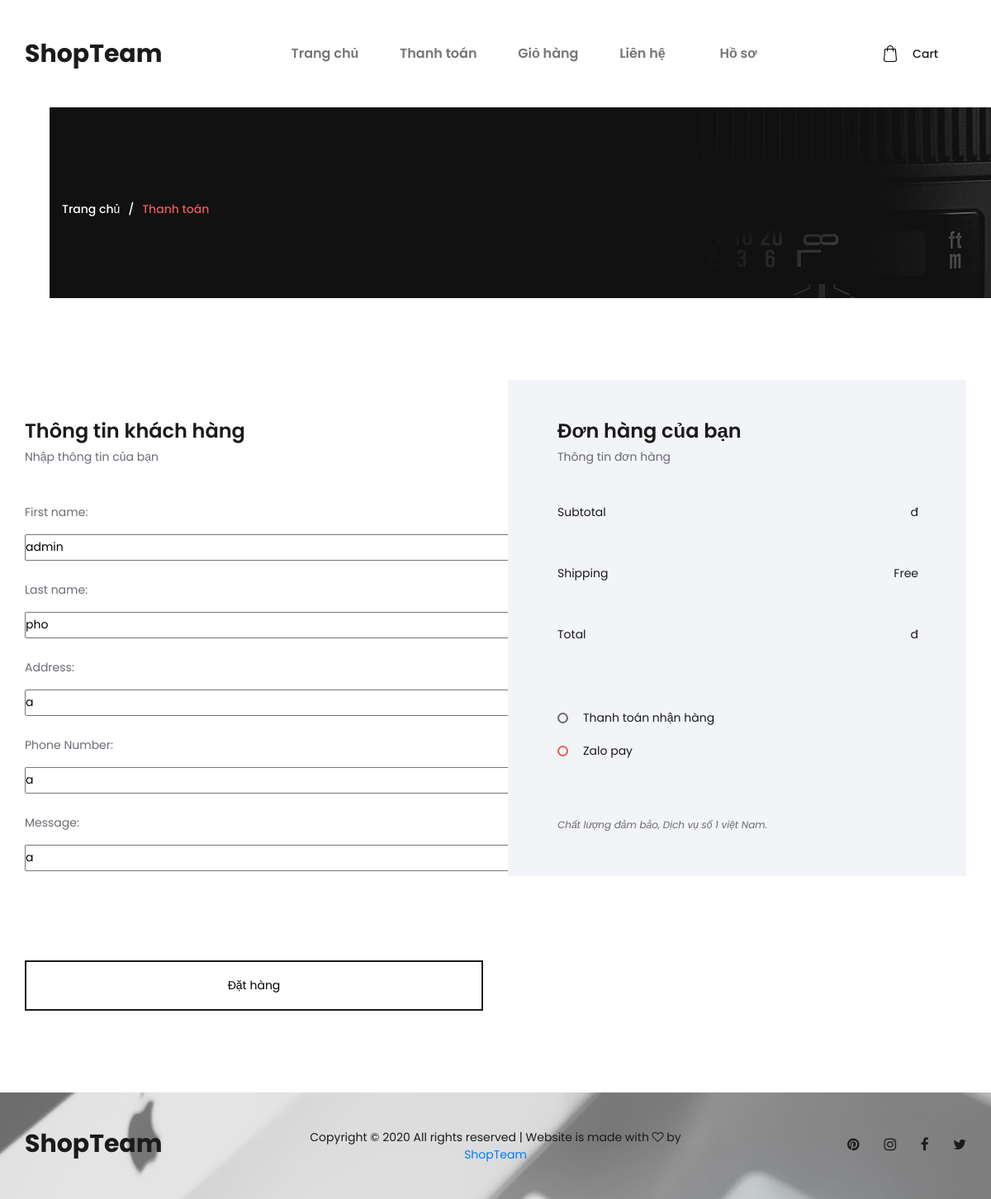
Screenshot of /checkout/ (signed in) with the database file from the repository.
### ecom/models.py (models this page shows, shortened)
class Transaction(models.Model):
    firstname = models.CharField("first name", max_length=20)
    lastname = models.CharField("last name", max_length=20)
    address = models.TextField("Address", max_length=300)
    phone = models.CharField("Phone Number", max_length=10)
    message = models.TextField("Message", max_length=300)
    Order = models.ManyToManyField(Product, through='Order')

### ecom/views.py (the view, shortened to what this page needs)
# urls.py: path('checkout/', views.checkoutView.as_view(), name = 'checkout'),
class checkoutView(UpdateView):
    template_name = 'checkout.html'
    form_class = TransactionForm
    success_url = reverse_lazy('ok')
    def get_object(self):
        transaction = Transaction.objects.all().filter(firstname = self.request.user)
        return get_object_or_404(transaction)

### ecom/forms.py
class TransactionForm(forms.ModelForm):
    class Meta:
        model = Transaction
        fields = ['firstname', 'lastname', 'address', 'phone', 'message']
        widgets = {
            'firstname': Textarea(attrs={'cols': 70, 'rows': 1}),
            'lastname': Textarea(attrs={'cols': 70, 'rows': 1}),
            'address': Textarea(attrs={'cols': 70, 'rows': 1}),
            'phone': Textarea(attrs={'cols': 70, 'rows': 1}),
            'message': Textarea(attrs={'cols': 70, 'rows': 1}),
        }

### template/checkout.html (shortened to what this page needs)
{% extends 'base.html' %} {% load static %}
{% block link %}
<link rel="stylesheet" type="text/css" href="{% static 'styles/bootstrap4/bootstrap.min.css' %}">
<link href="{% static 'plugins/font-awesome-4.7.0/css/font-awesome.min.css' %}" rel="stylesheet" type="text/css">
<link rel="stylesheet" type="text/css" href="{% static 'styles/checkout.css' %}">
<link rel="stylesheet" type="text/css" href="{% static 'styles/checkout_responsive.css' %}">
{% endblock %}
{% block content %}
<div class="home">
    <div class="home_container">
        <div class="home_background"><img src="{% static 'images/cart.jpg' %}" alt=""></div>
        <div class="home_content_container">
            <div class="container">
                <div class="row">
                    <div class="col">
                        <div class="home_content">
                            <div class="breadcrumbs">
                                <ul>
                                    <li><a href="/">Trang chủ</a></li>
                                    <li>Thanh toán</li>
                                </ul>
                            </div>
                        </div>
                    </div>
                </div>
            </div>
        </div>
    </div>
</div>
<div class="checkout">
    <div class="container">
        <div class="row">
            <div class="col-lg-6">
                <div class="billing checkout_section">
                    <div class="section_title">Thông tin khách hàng</div>
                    <div class="section_subtitle">Nhập thông tin của bạn</div>
                    <div class="checkout_form_container">
                        <form action="" id="checkout_form" class="checkout_form" method="POST">
                            {% for field in form %}
                                <div>
                                    <label>{{ field.label_tag }}</label>
                                    <p>{{ field }}</p>
                                </div>
                            {% endfor %}
                            <input class="button order_button" type="submit" value="Đặt hàng" >
                        </form>
                    </div>
                </div>
            </div>
            <div class="col-lg-6">
                <div class="order checkout_section">
                    <div class="section_title">Đơn hàng của bạn</div>
                    <div class="section_subtitle">Thông tin đơn hàng</div>
                    <div class="order_list_container">
                        <ul class="order_list">
                            <li class="d-flex flex-row align-items-center justify-content-start">
                                <div class="order_list_title">Subtotal</div>
                                <div class="order_list_value ml-auto"> đ</div>
                            </li>
                            <li class="d-flex flex-row align-items-center justify-content-start">
                                <div class="order_list_title">Shipping</div>
                                <div class="order_list_value ml-auto">Free</div>
                            </li>
                            <li class="d-flex flex-row align-items-center justify-content-start">
                                <div class="order_list_title">Total</div>
                                <div class="order_list_value ml-auto"> đ</div>
                            </li>
                        </ul>
                    </div>
                    <div class="payment">
                        <div class="payment_options">
                            <label class="payment_option clearfix">Thanh toán nhận hàng
                                <span class="checkmark"></span>
                            </label>
                            <label class="payment_option clearfix">Zalo pay
                                <span class="checkmark"></span>
                            </label>
                        </div>
                    </div>
                    <div class="order_text">Chất lượng đảm bảo, Dịch vụ số 1 việt Nam.</div>
                </div>
            </div>
        </div>
    </div>
</div>
{% endblock %}

### static/styles/checkout.css (style rules this page uses)
* { margin: 0; padding: 0; -webkit-font-smoothing: antialiased; -webkit-text-shadow: rgba(0,0,0,.01) 0 0 1px; text-shadow: rgba(0,0,0,.01) 0 0 1px; }
body { font-family: 'Poppins', sans-serif; font-size: 14px; font-weight: 400; background: #FFFFFF; color: #a5a5a5; }
div { display: block; position: relative; -webkit-box-sizing: border-box; -moz-box-sizing: border-box; box-sizing: border-box; }
ul { list-style: none; margin-bottom: 0px; }
p { font-family: 'Poppins', sans-serif; font-size: 14px; line-height: 2.14; font-weight: 400; color: #6c6a74; -webkit-font-smoothing: antialiased; -webkit-text-shadow: rgba(0,0,0,.01) 0 0 1px; text-shadow: rgba(0,0,0,.01) 0 0 1px; }
p:last-of-type { margin-bottom: 0; }
a, a:hover, a:visited, a:active, a:link { text-decoration: none; -webkit-font-smoothing: antialiased; -webkit-text-shadow: rgba(0,0,0,.01) 0 0 1px; text-shadow: rgba(0,0,0,.01) 0 0 1px; }
.clearfix::before, .clearfix::after { content: ""; display: table; }
.clearfix::after { clear: both; }
.clearfix { zoom: 1; }
.button { width: 178px; height: 61px; background: none; text-align: center; border: solid 2px #1b1b1b; overflow: hidden; cursor: pointer; }
.button::after { content: ''; position: absolute; top: 0; left: 0; width: 150%; height: 100%; background: #1b1b1b; z-index: 0; opacity: 0; -webkit-transform: rotate3d(0, 0, 1, -45deg) translate3d(0, -3em, 0); transform: rotate3d(0, 0, 1, -45deg) translate3d(0, -3em, 0); -webkit-transform-origin: 0% 100%; transform-origin: 0% 100%; -webkit-transition: -webkit-transform 0.3s, opacity 0.3s, background-color 0.3s; transition: transform 0.3s, opacity 0.3s, background-color 0.3s; }
.home { width: 100%; height: 362px; background: #FFFFFF; z-index: 2; padding-top: 130px; padding-left: 60px; padding-right: 60px; }
.home_container { width: 100%; height: 100%; }
.home_background { position: absolute; top: 0; left: 0; width: 100%; height: 100%; background-repeat: no-repeat; background-size: cover; background-position: center center; }
.home_content_container { position: absolute; top: 53%; left: 0; -webkit-transform: translateY(-50%); -moz-transform: translateY(-50%); -ms-transform: translateY(-50%); -o-transform: translateY(-50%); transform: translateY(-50%); width: 100%; }
.home_content { width: 580px; }
.breadcrumbs ul li { display: inline-block; position: relative; font-size: 14px; font-weight: 500; color: #e95a5a; }
.breadcrumbs ul li:not(:last-child)::after { display: inline-block; content: '/'; margin-left: 10px; margin-right: 6px; color: #FFFFFF; }
.breadcrumbs ul li a { font-size: 14px; font-weight: 500; color: #FFFFFF; -webkit-transition: all 200ms ease; -moz-transition: all 200ms ease; -ms-transition: all 200ms ease; -o-transition: all 200ms ease; transition: all 200ms ease; }
.checkout { width: 100%; padding-top: 98px; padding-bottom: 99px; background: #FFFFFF; z-index: 2; }
.checkout_section { width: 100%; padding-top: 44px; }
.section_title { font-size: 24px; font-weight: 600; color: #1b1b1b; }
.section_subtitle { font-size: 14px; font-weight: 400; color: #6c6a74; margin-top: 3px; }
.checkout_form_container { width: 100%; margin-top: 46px; }
.checkout_form > div:not(:last-child) { margin-bottom: 14px; }
.checkout_form label { font-size: 14px; font-weight: 400; color: #6c6a74; }
.order { width: 100%; padding-left: 60px; background: #f2f4f8; padding-bottom: 53px; padding-right: 58px; }
.order_list_container { margin-top: 46px; }
.order_list_title, .order_list_value { font-size: 14px; font-weight: 400; color: #1b1b1b; }
.order_list li:not(:last-child) { margin-bottom: 53px; }
.payment_options { margin-top: 80px; }
.payment_option { display: block; position: relative; padding-left: 31px; cursor: pointer; -webkit-user-select: none; -moz-user-select: none; -ms-user-select: none; user-select: none; font-size: 14px; font-weight: 400; color: #1b1b1b; }
.payment_option:not(:last-child) { margin-bottom: 19px; }
.checkmark { position: absolute; top: 0; left: 0; margin-top: 4px; width: 13px; height: 13px; border-radius: 50%; border: solid 2px #6c6a74; background: transparent; -webkit-transition: all 200ms ease; -moz-transition: all 200ms ease; -ms-transition: all 200ms ease; -o-transition: all 200ms ease; transition: all 200ms ease; }
.payment_option input:checked ~ .checkmark { border: solid 2px #e95a5a; }
.order_text { font-size: 12px; font-weight: 400; font-style: italic; color: #6c6a74; margin-top: 70px; }
.order_button { width: 100%; margin-top: 83px; }

### rows the page displays
Transaction: form "admin" "pho" "a" "a" "a"

### other values shown
{{ field.label_tag }} "First name:" "Last name:" "Address:" "Phone Number:" "Message:"
